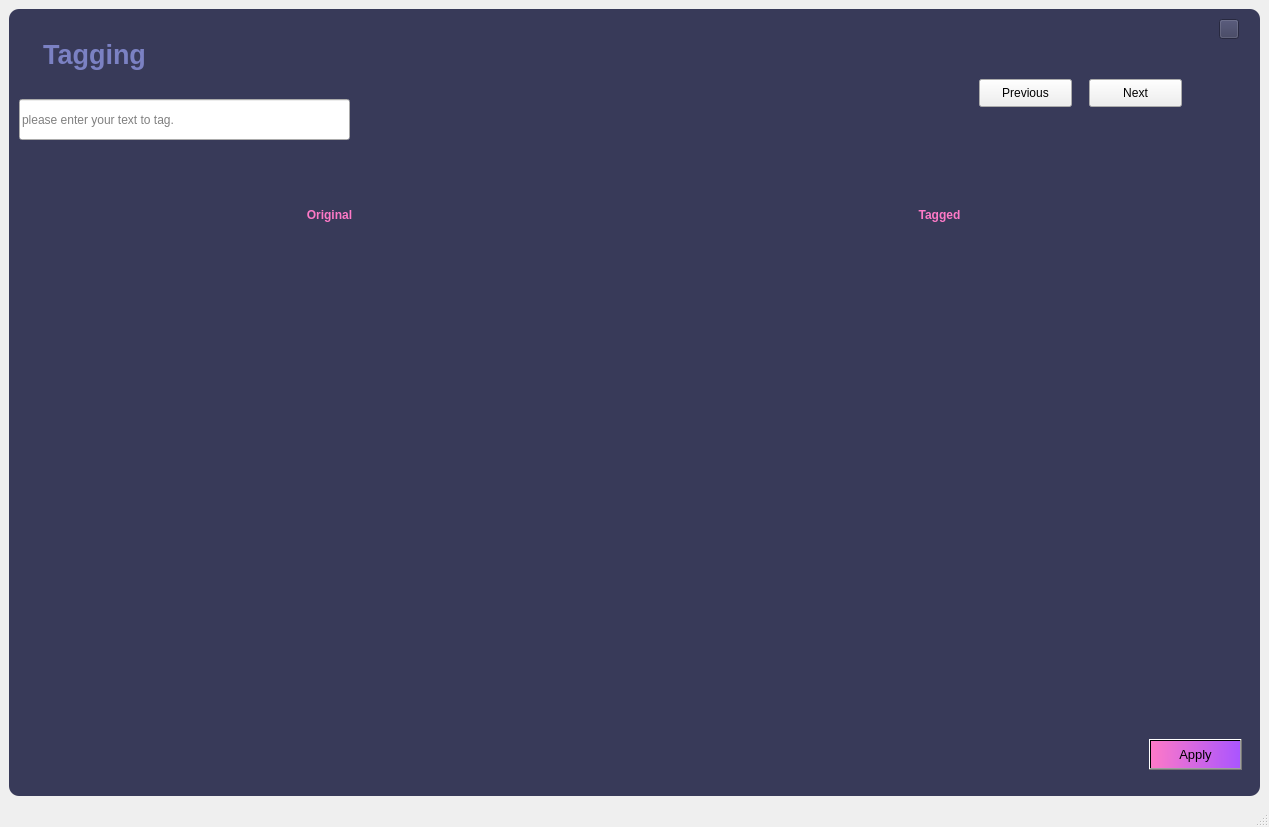
<?xml version="1.0" encoding="UTF-8"?>
<ui version="4.0">
 <class>BrightnessWindow</class>
 <widget class="QMainWindow" name="BrightnessWindow">
  <property name="geometry">
   <rect>
    <x>0</x>
    <y>0</y>
    <width>1269</width>
    <height>827</height>
   </rect>
  </property>
  <property name="windowTitle">
   <string>MainWindow</string>
  </property>
  <widget class="QWidget" name="centralwidget">
   <layout class="QVBoxLayout" name="verticalLayout">
    <item>
     <widget class="QFrame" name="frame">
      <property name="font">
       <font>
        <weight>75</weight>
        <bold>true</bold>
       </font>
      </property>
      <property name="styleSheet">
       <string notr="true">QFrame {
	background-color: rgb(56,58,89);
	color:rgb(220,220,220);
	border-radius : 10px;
}</string>
      </property>
      <property name="frameShape">
       <enum>QFrame::StyledPanel</enum>
      </property>
      <property name="frameShadow">
       <enum>QFrame::Raised</enum>
      </property>
      <widget class="QLabel" name="label_desqription">
       <property name="geometry">
        <rect>
         <x>740</x>
         <y>180</y>
         <width>381</width>
         <height>51</height>
        </rect>
       </property>
       <property name="font">
        <font>
         <pointsize>9</pointsize>
         <weight>75</weight>
         <bold>true</bold>
        </font>
       </property>
       <property name="styleSheet">
        <string notr="true">color:rgb(254,121,199);</string>
       </property>
       <property name="text">
        <string>Tagged</string>
       </property>
       <property name="textFormat">
        <enum>Qt::PlainText</enum>
       </property>
       <property name="alignment">
        <set>Qt::AlignCenter</set>
       </property>
      </widget>
      <widget class="QLabel" name="label">
       <property name="geometry">
        <rect>
         <x>20</x>
         <y>240</y>
         <width>601</width>
         <height>511</height>
        </rect>
       </property>
       <property name="autoFillBackground">
        <bool>false</bool>
       </property>
       <property name="text">
        <string/>
       </property>
       <property name="pixmap">
        <pixmap>2.jpg</pixmap>
       </property>
       <property name="scaledContents">
        <bool>false</bool>
       </property>
       <property name="wordWrap">
        <bool>false</bool>
       </property>
      </widget>
      <widget class="QPushButton" name="pushButton_4">
       <property name="geometry">
        <rect>
         <x>1210</x>
         <y>10</y>
         <width>20</width>
         <height>20</height>
        </rect>
       </property>
       <property name="styleSheet">
        <string notr="true">background-color: rgb(56,58,89);</string>
       </property>
       <property name="text">
        <string/>
       </property>
       <property name="icon">
        <iconset>
         <normaloff>exit2.png</normaloff>exit2.png</iconset>
       </property>
       <property name="iconSize">
        <size>
         <width>20</width>
         <height>20</height>
        </size>
       </property>
      </widget>
      <widget class="QLabel" name="label_2">
       <property name="geometry">
        <rect>
         <x>630</x>
         <y>240</y>
         <width>601</width>
         <height>511</height>
        </rect>
       </property>
       <property name="autoFillBackground">
        <bool>false</bool>
       </property>
       <property name="text">
        <string/>
       </property>
       <property name="pixmap">
        <pixmap>2.jpg</pixmap>
       </property>
       <property name="scaledContents">
        <bool>false</bool>
       </property>
       <property name="alignment">
        <set>Qt::AlignCenter</set>
       </property>
       <property name="wordWrap">
        <bool>false</bool>
       </property>
      </widget>
      <widget class="QLabel" name="label_desqription_2">
       <property name="geometry">
        <rect>
         <x>130</x>
         <y>180</y>
         <width>381</width>
         <height>51</height>
        </rect>
       </property>
       <property name="font">
        <font>
         <pointsize>9</pointsize>
         <weight>75</weight>
         <bold>true</bold>
        </font>
       </property>
       <property name="styleSheet">
        <string notr="true">color:rgb(254,121,199);</string>
       </property>
       <property name="text">
        <string>Original</string>
       </property>
       <property name="textFormat">
        <enum>Qt::PlainText</enum>
       </property>
       <property name="alignment">
        <set>Qt::AlignCenter</set>
       </property>
      </widget>
      <widget class="QLabel" name="label_desqription_3">
       <property name="geometry">
        <rect>
         <x>-10</x>
         <y>20</y>
         <width>191</width>
         <height>51</height>
        </rect>
       </property>
       <property name="font">
        <font>
         <pointsize>20</pointsize>
         <weight>75</weight>
         <bold>true</bold>
        </font>
       </property>
       <property name="styleSheet">
        <string notr="true">color:rgb(123, 129, 195);</string>
       </property>
       <property name="text">
        <string>Tagging</string>
       </property>
       <property name="textFormat">
        <enum>Qt::PlainText</enum>
       </property>
       <property name="alignment">
        <set>Qt::AlignCenter</set>
       </property>
      </widget>
      <widget class="QLineEdit" name="lineEdit">
       <property name="geometry">
        <rect>
         <x>10</x>
         <y>90</y>
         <width>331</width>
         <height>41</height>
        </rect>
       </property>
       <property name="text">
        <string/>
       </property>
       <property name="placeholderText">
        <string>please enter your text to tag.</string>
       </property>
      </widget>
      <widget class="QPushButton" name="pushButton">
       <property name="geometry">
        <rect>
         <x>1140</x>
         <y>730</y>
         <width>93</width>
         <height>31</height>
        </rect>
       </property>
       <property name="font">
        <font>
         <pointsize>10</pointsize>
        </font>
       </property>
       <property name="styleSheet">
        <string notr="true">background-color: qlineargradient(spread:pad, x1:0, y1:0.5, x2:1, y2:0.506, stop:0 rgba(254, 121, 199, 255), stop:1 rgba(170, 85, 255, 255));</string>
       </property>
       <property name="text">
        <string>Apply</string>
       </property>
      </widget>
      <widget class="QPushButton" name="pushButton_3">
       <property name="geometry">
        <rect>
         <x>970</x>
         <y>70</y>
         <width>93</width>
         <height>28</height>
        </rect>
       </property>
       <property name="text">
        <string>Previous</string>
       </property>
      </widget>
      <widget class="QPushButton" name="pushButton_6">
       <property name="geometry">
        <rect>
         <x>1080</x>
         <y>70</y>
         <width>93</width>
         <height>28</height>
        </rect>
       </property>
       <property name="text">
        <string>Next</string>
       </property>
      </widget>
     </widget>
    </item>
   </layout>
  </widget>
  <widget class="QStatusBar" name="statusbar"/>
 </widget>
 <resources/>
 <connections/>
</ui>
